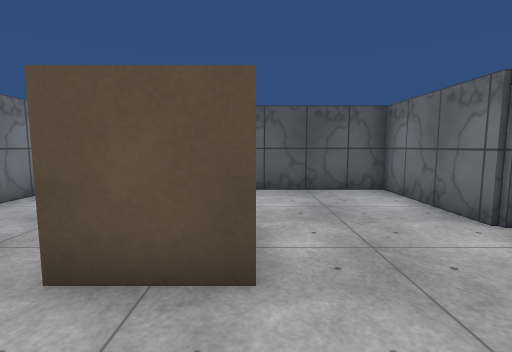
View 1 (above)

12 first-person views from a walk through a Unity game level. The camera is 1.3 m above the floor, tilts 6° down and sees 85° across. The floor is counted in squares, 1 m on a side. Each view is taken from the middle of a square. On the plan, view 1 faces up. The plan holds only what a view shows up to about 13 squares ahead; the rest is blank. The player character is not drawn. Surface patterns are stand-ins for the level's own textures.

View 2
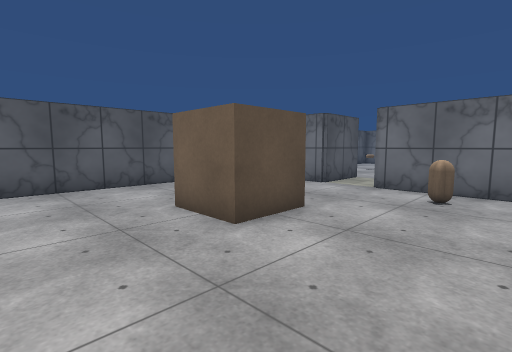

View 3
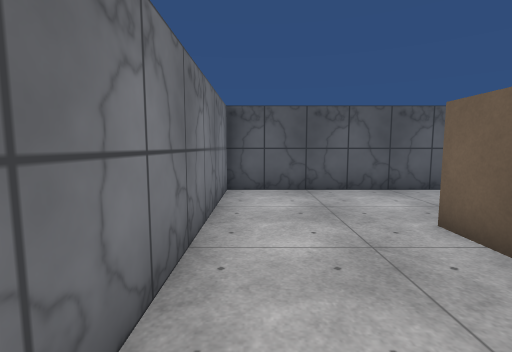

View 4
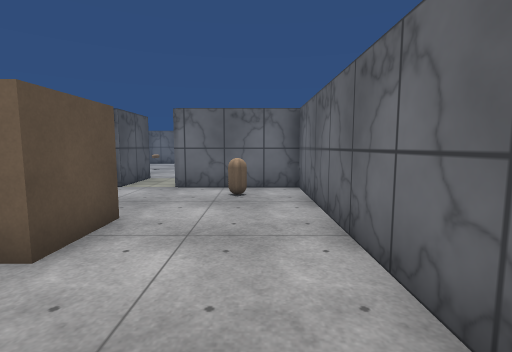

View 5
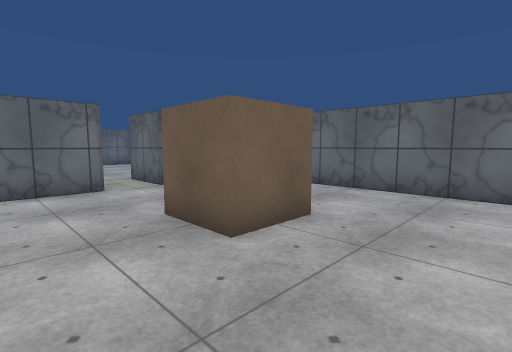

View 6
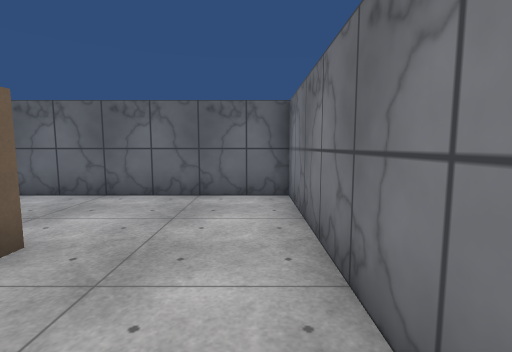

View 7
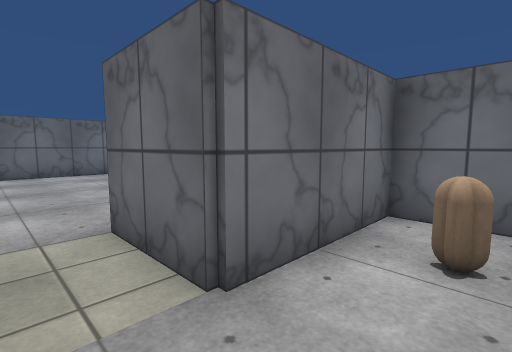

View 8
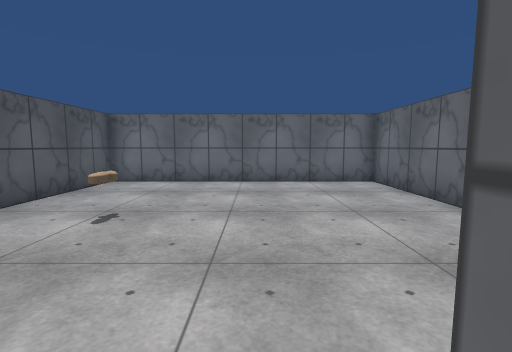

View 9
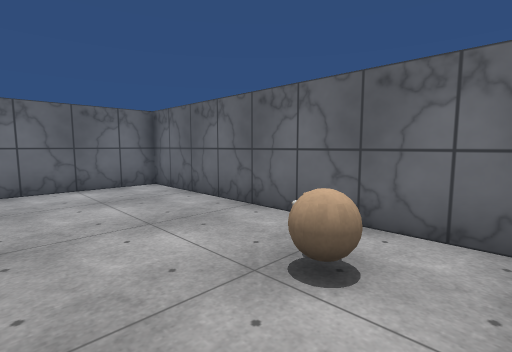

View 10
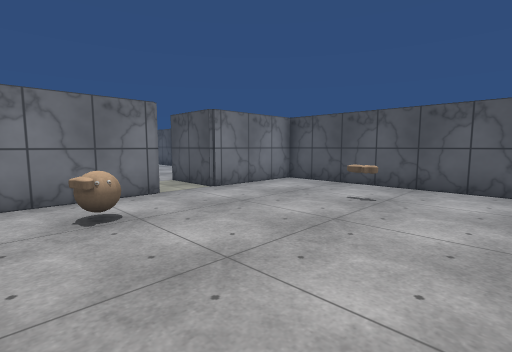

View 11
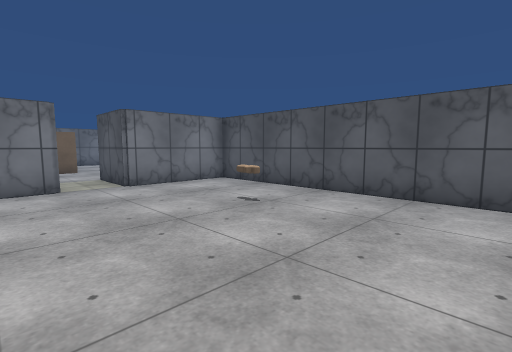

View 12
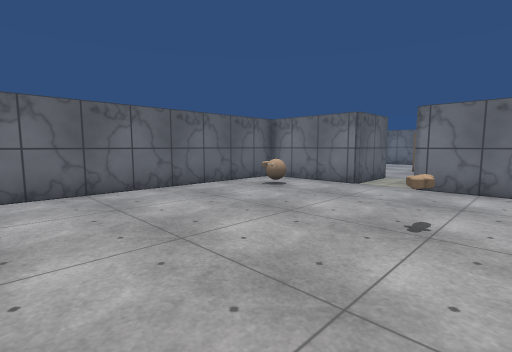

### Floor plan
Points are (right, up) in squares from view 1. A wall is a line through its corners. A room is listed if a view was taken in it or the views show most of it. See-through windows are left out.
Room 1 (views 1, 2, 3, 4, 5, 6, 7, 8)
walls: (6.6, 4.4) (3.9, 4.4) (3.9, 8.4) (-5.9, 8.4) (-5.9, -1.4) (3.9, -1.4) (3.9, 2.6) (6.6, 2.6)
ways out: opening at (6, 3) to room 2
objects: cube (-2, 3) to (0, 4); other object (2, 0) to (3, 1)
Room 2 (views 9, 10, 11, 12)
walls: (6.6, 2.6) (6.6, -1.4) (16.4, -1.4) (16.4, 8.4) (6.6, 8.4) (6.6, 4.4)
ways out: opening at (6, 3) to room 1
objects: other object (8, 0) to (9, 1); other object (11, 6)

Where each view was taken, in squares from view 1:
view 1: 0 up, 0 right, facing up
view 2: 1 down, 5 left, facing up-right
view 3: 0 up, 5 left, facing up
view 4: 0 up, 5 left, facing right
view 5: 7 up, 5 left, facing down-right
view 6: 6 up, 5 left, facing down
view 7: 4 up, 2 right, facing down-right
view 8: 3 up, 6 right, facing right
view 9: 3 up, 7 right, facing down-right
view 10: 1 down, 14 right, facing up-left
view 11: 1 up, 16 right, facing up-left
view 12: 7 up, 16 right, facing down-left
